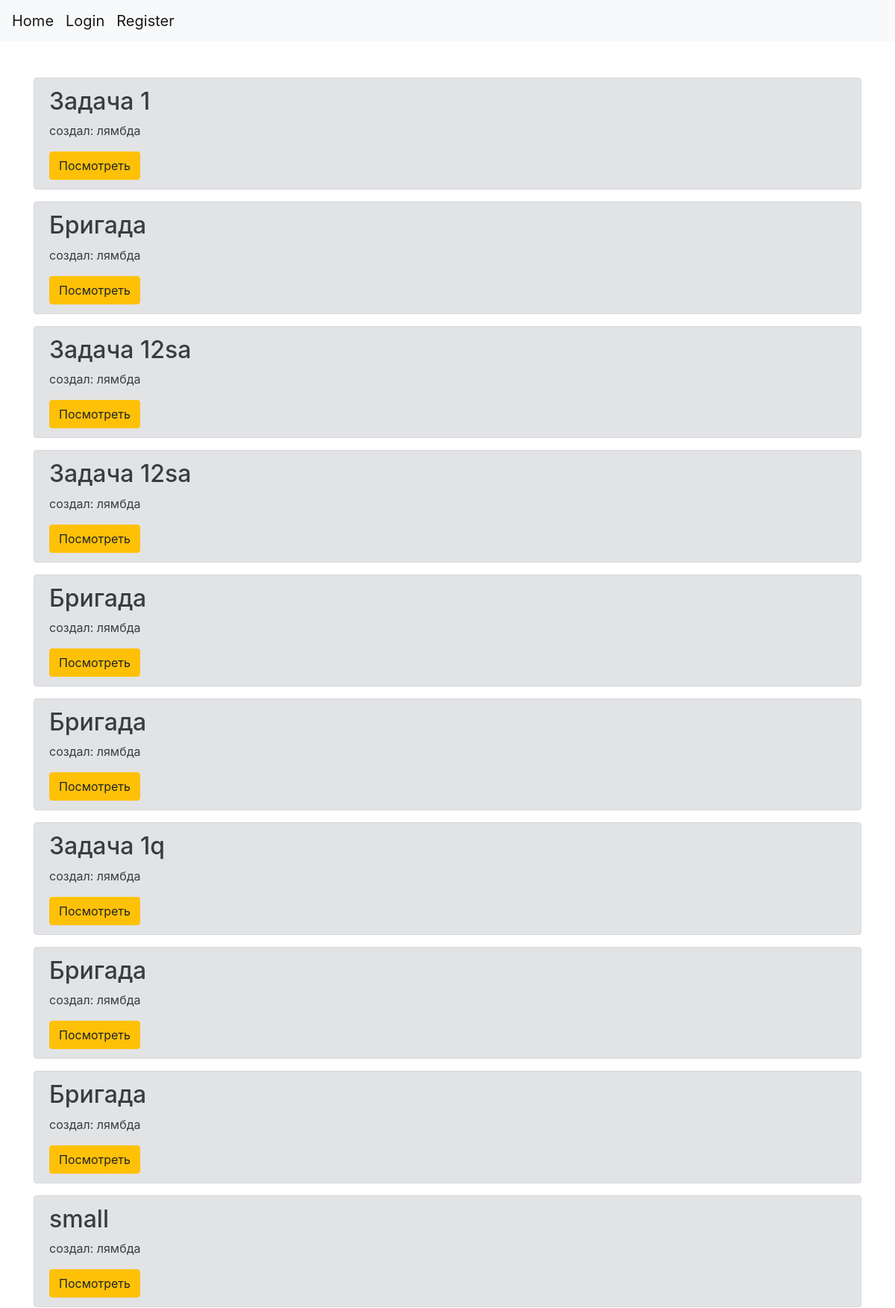
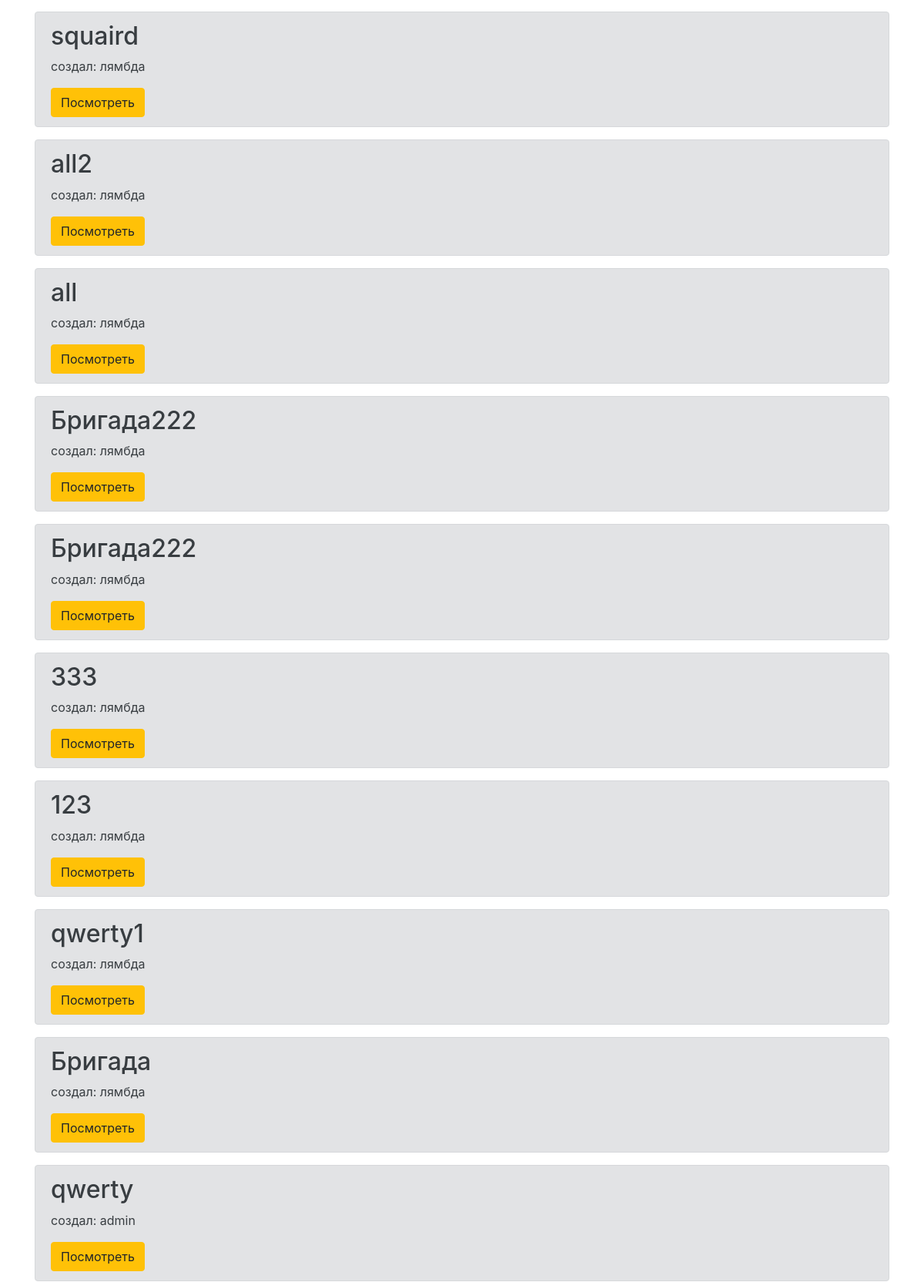
The page / (upper part) on the database its author committed (2 pictures, top to bottom).
### imagine/models.py (models this page shows, shortened)
class Gallery(models.Model):
    class Meta:
        ordering = ['-pk']
    title = models.CharField(max_length=150,verbose_name='Название ')
    owner =  models.ForeignKey('Profile', on_delete=models.CASCADE)
    images = models.ManyToManyField(Image, blank=True )
    def get_absolute_url(self):
        return reverse('detail',kwargs={'pk':self.pk})

class Profile(models.Model):
    user = models.OneToOneField(User, on_delete=models.CASCADE)
    def __str__(self):
        return self.user.username

### imagine/views.py (the view)
# urls.py: path('',IndexView.as_view(),name='home'),
class IndexView(ListView):
    model=Gallery
    context_object_name = 'galleryes'
    template_name = 'index.html'
    extra_context={'title':'Главная страница'}

### imagine/templates/index.html
{%extends 'base.html'%}
{%block content%}
<div class="container mt-5">
    {% for gallery in galleryes %}
    <div class="alert alert-secondary">
        <h2>{{ gallery.title }} </h2>
        <p>создал: {{ gallery.owner}}</p>
        <a href="{{gallery.get_absolute_url}}"class="btn btn-warning">Посмотреть</a>
    </div>
    {% endfor %}
{%endblock content%}

### rows shown on the page
Gallery: title "Задача 1", owner "лямбда"
Gallery: title "Бригада", owner "лямбда"
Gallery: title "Задача 12sa", owner "лямбда"
Gallery: title "Задача 12sa", owner "лямбда"
Gallery: title "Бригада", owner "лямбда"
Gallery: title "Бригада", owner "лямбда"
Gallery: title "Задача 1q", owner "лямбда"
Gallery: title "Бригада", owner "лямбда"
Gallery: title "Бригада", owner "лямбда"
Gallery: title "small", owner "лямбда"
Gallery: title "squaird", owner "лямбда"
Gallery: title "all2", owner "лямбда"
Gallery: title "all", owner "лямбда"
Gallery: title "Бригада222", owner "лямбда"
Gallery: title "Бригада222", owner "лямбда"
Gallery: title "333", owner "лямбда"
Gallery: title "123", owner "лямбда"
Gallery: title "qwerty1", owner "лямбда"
Gallery: title "Бригада", owner "лямбда"
Gallery: title "qwerty", owner "admin"
